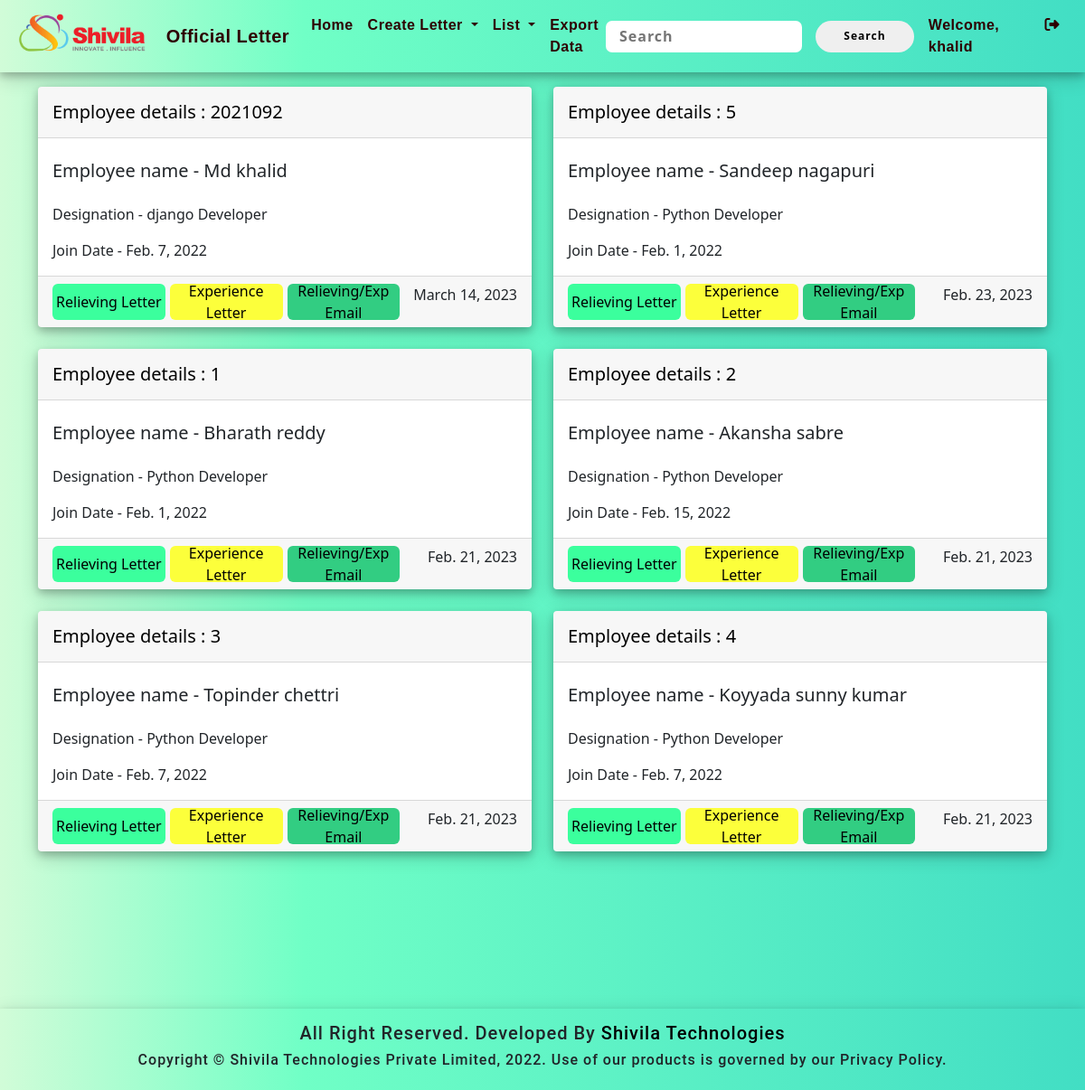
/reexp/ (signed in), run on the app's committed database.
### html2pdf_app/models.py (models this page shows, shortened)
class Reexp(models.Model):
    employee_id = models.IntegerField()
    employee_email = models.EmailField()
    employee_name = models.CharField(max_length=100)
    job_type = models.CharField(max_length=30)
    designation = models.CharField(max_length=100)
    joindate = models.DateField(auto_now_add=False,null=True)
    resignationdate = models.DateField(auto_now_add=False,null=True)
    date = models.DateField(auto_now_add=True,null=False)
    id = models.UUIDField(primary_key=True,unique=True, default=uuid.uuid4,editable = False)
    qrcode= models.ImageField(upload_to='qrimage/', blank=True)
    class Meta:
        ordering = ('employee_id',)

### html2pdf_app/views.py (the view)
# urls.py: path('reexp/', views.reexp, name = 'reexp'),
def reexp(request):
    bill = Reexp.objects.all().order_by('-date')
    return render(request, 'reexp.html', {'bill': bill})

### templates/reexp.html (shortened to what this page needs)
{% extends 'base.html' %}
{% block nav_home %}active{% endblock %}
{% block content %}
<div class="row row-cols-1 row-cols-md-2 g-4">
    {% for pt in bill %}
    <div class="col">
        <div class="card card_container">
            <div class="card-header">
                <div class="card-title">
                    <h5 class=" pt-2 employee_details">Employee details : {{ pt.employee_id }}</h5>
                </div>
            </div>
            <div class="card-body">
                <h5 class="card-title pt-2">Employee name - {{ pt.employee_name.capitalize }}</h5>
                <p class="card-text mt-4">Designation - {{ pt.designation }}</p>
                <p class="card-text">Join Date - {{ pt.joindate }}</p>
            </div>
            <div class="card-footer">
                <a href="{% url 'pdf' pt.id %}" download= "{{ pt.employee_name.capitalize }}.pdf" target="_blank" class="link-btn" style="background-color: #3bff9d;">Relieving Letter</a>
                <a href="{% url 'exp_pdf' pt.id %}" download= "{{ pt.employee_name.capitalize }}.pdf"  target="_blank" class="link-btn" style="background-color: #fcff3b; padding: 3px;">Experience Letter</a>
                <a class="link-btn" href="/relivingemailattachment" style="background-color: #32cd82;">Relieving/Exp Email</a>
                <p class="text-end text-dark">{{ pt.date }}</p>
            </div>
        </div>
    </div>
    {% endfor %}
</div><br>
{% endblock %}

### templates/base.html (shortened to what this page needs)
{% load static %}
<!DOCTYPE html>
<html lang="en">
<head>
    <link href="{% static 'css/style.css' %}" rel="stylesheet" type="text/css">
    <link href="https://cdn.jsdelivr.net/npm/bootstrap@5.0.2/dist/css/bootstrap.min.css" rel="stylesheet">
    <link rel="stylesheet" href="https://cdnjs.cloudflare.com/ajax/libs/font-awesome/6.2.0/css/all.min.css"
 />
</head>
<body>
    <nav class="navbar navbar-expand-lg ">
        <div class="container-fluid">
            <div class="header_box">
                <a class="productLogo" href="https://shivila.com/" target="_blank"><img
                        src="{% static 'image/shivilaLogoImg.png' %}" alt="" class="shivilaLogo"></a>
                <a class="navbar-brand">Official Letter</a>
            </div>
            <div class="collapse navbar-collapse" id="navbarSupportedContent">
                <ul class="navbar-nav me-auto mb-2 mb-lg-0 ">
                    {% if user.is_authenticated %}
                    <li class="nav-item">
                        <a class="nav-link {% block nav_home %}{% endblock %} active" href="{% url 'index' %}">Home</a>
                    </li>
                    <li class="nav-item dropdown">
                        <a class="nav-link dropdown-toggle" href="#" id="navbarDropdown" role="button"
                            data-bs-toggle="dropdown" aria-expanded="false">
                            Create Letter
                        </a>
                    </li>
                    <li class="nav-item dropdown">
                        <a class="nav-link dropdown-toggle" href="#" id="navbarDropdown" role="button"
                            data-bs-toggle="dropdown" aria-expanded="false">
                            List
                        </a>
                    </li>
                    <li class="nav-item">
                        <a class="nav-link {% block nav_export_to_excel %}{% endblock %} active"
                            href="{% url 'export_to_excel' %}">Export Data</a>
                    </li>
                    {% endif %}
                </ul>
                <center>
                    {% if user.is_authenticated %}
                    <form action="{% url 'SearchView' %}" method="GET" value="{{request.GET.q}}" class="search_form">
                        <input type="text" name="q" value="{{request.GET.q}}" placeholder="Search"
                            class="search_input" />
                        <input type="submit" name="submit" value="Search" class="search_submit" />
                    </form>
                    {% endif %}
                </center>
                <form class="d-flex" role="search">
                    {% if user.is_authenticated %}
                    <a class="nav-link {% block nav_username %}{% endblock %} active" href="#">Welcome,
                        {{user.username}}</a>
                    <a class="nav-link {% block nav_logout %}{% endblock %} active" href="/logout"><i
                            class="fa-solid fa-right-from-bracket" id="icon"></i></a>
                    {% endif %}
                </form>
            </div>
        </div>
    </nav>
    <div class="container mt-3">
        {% block content %}
        {% endblock %}
    </div>
    <div class="footer">
        <h5 class="firstRow">All Right Reserved. Developed By <a href="https://shivila.com/" target="_blank">Shivila
                Technologies</a> </h5>
        <h6 class="secondRow">Copyright © Shivila Technologies Private Limited, 2022. Use of our products is governed by
            our Privacy Policy.</h6>
    </div>
</body>
</html>

### static/css/style.css (style rules this page uses)
.card a, .card a:hover { text-decoration: none; color: #000 }

### templates/base.html (style rules this page uses)
.navbar { box-shadow: 0 4px 8px 0 rgba(0, 0, 0, 0.2), 0 6px 20px 0 rgba(0, 0, 0, 0.19); background-color: transparent; }
.nav-link, .navbar-brand { color: rgb(45, 0, 0); font-weight: 600; font-family: Arial, Helvetica, sans-serif; letter-spacing: 0.5px; }
.footer { height: 90px; width: 100%; overflow: hidden; text-align: center; box-shadow: 0 4px 8px 0 rgba(0, 0, 0, 0.2), 0 6px 20px 0 rgba(0, 0, 0, 0.19); font-family: 'Roboto', sans-serif; letter-spacing: 1px; margin-top: 150px; display: flex; justify-content: center; align-items: center; flex-direction: column; }
a { text-decoration: none; color: black; }
.header_box { display: flex; align-items: center; gap: 15px; }
.shivilaLogo { height: 50px; }
.search_form { display: flex; justify-content: center; align-items: center; gap: 15px; }
.search_input { width: 70%; height: 35px; letter-spacing: 1px; font-weight: 600; border: none; border-radius: 7px; padding: 0 15px; }
.search_submit { height: 35px; border-radius: 50px; width: 120px; letter-spacing: 1px; font-size: 12px; font-weight: 600; border-style: none; }

### templates/reexp.html (style rules this page uses)
body { min-height: 100vh; max-height: auto; background: linear-gradient(90deg, rgb(209, 252, 216) 0%, rgb(112, 255, 198)28%, rgba(66,222,196,1) 100%); }
.card_container { border: none; box-shadow: 0 4px 8px 0 rgba(0, 0, 0, 0.2), 0 6px 20px 0 rgba(0, 0, 0, 0.19); background: white; }
.employee_details { color: black; }
.card-footer { display: grid; grid-template-columns: repeat(4, 0.5fr); gap: 10px 5px; }
.link-btn { width: auto; height: 40px; text-align: center; border-radius: 6px; border: none; display: flex; align-items: center; justify-content: center; padding: 0 3px 0 3px; }

### data on the page
Reexp: employee_id "2021092", employee_name "Md khalid", designation "django Developer", joindate "Feb. 7, 2022", date "March 14, 2023"
Reexp: employee_id "5", employee_name "Sandeep nagapuri", designation "Python Developer", joindate "Feb. 1, 2022", date "Feb. 23, 2023"
Reexp: employee_id "1", employee_name "Bharath reddy", designation "Python Developer", joindate "Feb. 1, 2022", date "Feb. 21, 2023"
Reexp: employee_id "2", employee_name "Akansha sabre", designation "Python Developer", joindate "Feb. 15, 2022", date "Feb. 21, 2023"
Reexp: employee_id "3", employee_name "Topinder chettri", designation "Python Developer", joindate "Feb. 7, 2022", date "Feb. 21, 2023"
Reexp: employee_id "4", employee_name "Koyyada sunny kumar", designation "Python Developer", joindate "Feb. 7, 2022", date "Feb. 21, 2023"

### other printed values
{{ user.username }} "khalid"
